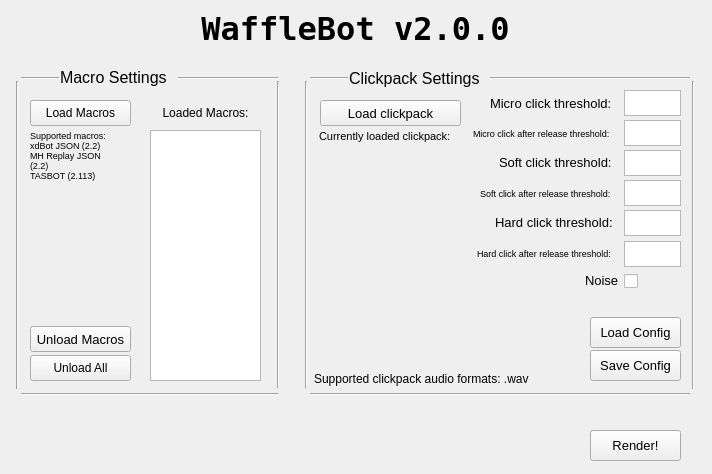
<?xml version="1.0" encoding="UTF-8"?>
<ui version="4.0">
 <class>MainWindow</class>
 <widget class="QMainWindow" name="MainWindow">
  <property name="geometry">
   <rect>
    <x>0</x>
    <y>0</y>
    <width>712</width>
    <height>474</height>
   </rect>
  </property>
  <property name="sizePolicy">
   <sizepolicy hsizetype="Preferred" vsizetype="Preferred">
    <horstretch>0</horstretch>
    <verstretch>0</verstretch>
   </sizepolicy>
  </property>
  <property name="windowTitle">
   <string>WaffleBot</string>
  </property>
  <property name="windowIcon">
   <iconset>
    <normaloff>images/logo.png</normaloff>images/logo.png</iconset>
  </property>
  <widget class="QWidget" name="centralwidget">
   <widget class="QLabel" name="wafflebotLabel">
    <property name="geometry">
     <rect>
      <x>10</x>
      <y>10</y>
      <width>691</width>
      <height>41</height>
     </rect>
    </property>
    <property name="font">
     <font>
      <family>DejaVu Sans Mono</family>
      <pointsize>24</pointsize>
      <bold>true</bold>
      <underline>false</underline>
     </font>
    </property>
    <property name="inputMethodHints">
     <set>Qt::InputMethodHint::ImhNone</set>
    </property>
    <property name="text">
     <string>WaffleBot v2.0.0</string>
    </property>
    <property name="alignment">
     <set>Qt::AlignmentFlag::AlignHCenter|Qt::AlignmentFlag::AlignTop</set>
    </property>
   </widget>
   <widget class="QPushButton" name="saveConfigButton">
    <property name="geometry">
     <rect>
      <x>590</x>
      <y>350</y>
      <width>91</width>
      <height>31</height>
     </rect>
    </property>
    <property name="font">
     <font>
      <pointsize>10</pointsize>
     </font>
    </property>
    <property name="text">
     <string>Save Config</string>
    </property>
   </widget>
   <widget class="QPushButton" name="renderButton">
    <property name="geometry">
     <rect>
      <x>590</x>
      <y>430</y>
      <width>91</width>
      <height>31</height>
     </rect>
    </property>
    <property name="font">
     <font>
      <pointsize>10</pointsize>
     </font>
    </property>
    <property name="text">
     <string>Render!</string>
    </property>
   </widget>
   <widget class="QLabel" name="macroSettingsLabel">
    <property name="geometry">
     <rect>
      <x>60</x>
      <y>62</y>
      <width>131</width>
      <height>31</height>
     </rect>
    </property>
    <property name="font">
     <font>
      <pointsize>12</pointsize>
     </font>
    </property>
    <property name="text">
     <string>Macro Settings</string>
    </property>
   </widget>
   <widget class="Line" name="line">
    <property name="geometry">
     <rect>
      <x>178</x>
      <y>70</y>
      <width>100</width>
      <height>16</height>
     </rect>
    </property>
    <property name="font">
     <font>
      <pointsize>11</pointsize>
     </font>
    </property>
    <property name="orientation">
     <enum>Qt::Orientation::Horizontal</enum>
    </property>
   </widget>
   <widget class="QPushButton" name="loadMacrosButton">
    <property name="geometry">
     <rect>
      <x>30</x>
      <y>100</y>
      <width>101</width>
      <height>26</height>
     </rect>
    </property>
    <property name="text">
     <string>Load Macros</string>
    </property>
   </widget>
   <widget class="Line" name="line_2">
    <property name="geometry">
     <rect>
      <x>21</x>
      <y>70</y>
      <width>38</width>
      <height>16</height>
     </rect>
    </property>
    <property name="font">
     <font>
      <pointsize>11</pointsize>
     </font>
    </property>
    <property name="orientation">
     <enum>Qt::Orientation::Horizontal</enum>
    </property>
   </widget>
   <widget class="QLabel" name="supportedMacrosLabel">
    <property name="geometry">
     <rect>
      <x>30</x>
      <y>130</y>
      <width>91</width>
      <height>51</height>
     </rect>
    </property>
    <property name="font">
     <font>
      <pointsize>7</pointsize>
     </font>
    </property>
    <property name="text">
     <string>Supported macros: 
xdBot JSON (2.2) 
MH Replay JSON (2.2) 
TASBOT (2.113)</string>
    </property>
    <property name="alignment">
     <set>Qt::AlignmentFlag::AlignLeading|Qt::AlignmentFlag::AlignLeft|Qt::AlignmentFlag::AlignTop</set>
    </property>
    <property name="wordWrap">
     <bool>true</bool>
    </property>
   </widget>
   <widget class="Line" name="line_3">
    <property name="geometry">
     <rect>
      <x>270</x>
      <y>81</y>
      <width>16</width>
      <height>307</height>
     </rect>
    </property>
    <property name="orientation">
     <enum>Qt::Orientation::Vertical</enum>
    </property>
   </widget>
   <widget class="QLabel" name="loadedMacrosLabel">
    <property name="geometry">
     <rect>
      <x>150</x>
      <y>100</y>
      <width>111</width>
      <height>25</height>
     </rect>
    </property>
    <property name="text">
     <string>Loaded Macros:</string>
    </property>
    <property name="alignment">
     <set>Qt::AlignmentFlag::AlignCenter</set>
    </property>
   </widget>
   <widget class="QListWidget" name="macrosListWidget">
    <property name="geometry">
     <rect>
      <x>150</x>
      <y>130</y>
      <width>111</width>
      <height>251</height>
     </rect>
    </property>
    <property name="font">
     <font>
      <pointsize>9</pointsize>
     </font>
    </property>
    <property name="dragEnabled">
     <bool>false</bool>
    </property>
    <property name="selectionMode">
     <enum>QAbstractItemView::SelectionMode::ExtendedSelection</enum>
    </property>
   </widget>
   <widget class="Line" name="line_4">
    <property name="geometry">
     <rect>
      <x>21</x>
      <y>386</y>
      <width>257</width>
      <height>16</height>
     </rect>
    </property>
    <property name="font">
     <font>
      <pointsize>11</pointsize>
     </font>
    </property>
    <property name="orientation">
     <enum>Qt::Orientation::Horizontal</enum>
    </property>
   </widget>
   <widget class="Line" name="line_5">
    <property name="geometry">
     <rect>
      <x>7</x>
      <y>81</y>
      <width>21</width>
      <height>308</height>
     </rect>
    </property>
    <property name="orientation">
     <enum>Qt::Orientation::Vertical</enum>
    </property>
   </widget>
   <widget class="QPushButton" name="loadClickpackButton">
    <property name="geometry">
     <rect>
      <x>320</x>
      <y>100</y>
      <width>141</width>
      <height>26</height>
     </rect>
    </property>
    <property name="font">
     <font>
      <pointsize>10</pointsize>
     </font>
    </property>
    <property name="text">
     <string>Load clickpack</string>
    </property>
   </widget>
   <widget class="Line" name="line_6">
    <property name="geometry">
     <rect>
      <x>296</x>
      <y>81</y>
      <width>21</width>
      <height>307</height>
     </rect>
    </property>
    <property name="orientation">
     <enum>Qt::Orientation::Vertical</enum>
    </property>
   </widget>
   <widget class="Line" name="line_7">
    <property name="geometry">
     <rect>
      <x>490</x>
      <y>70</y>
      <width>200</width>
      <height>16</height>
     </rect>
    </property>
    <property name="font">
     <font>
      <pointsize>11</pointsize>
     </font>
    </property>
    <property name="orientation">
     <enum>Qt::Orientation::Horizontal</enum>
    </property>
   </widget>
   <widget class="Line" name="line_8">
    <property name="geometry">
     <rect>
      <x>310</x>
      <y>386</y>
      <width>380</width>
      <height>16</height>
     </rect>
    </property>
    <property name="font">
     <font>
      <pointsize>11</pointsize>
     </font>
    </property>
    <property name="orientation">
     <enum>Qt::Orientation::Horizontal</enum>
    </property>
   </widget>
   <widget class="Line" name="line_9">
    <property name="geometry">
     <rect>
      <x>683</x>
      <y>81</y>
      <width>20</width>
      <height>308</height>
     </rect>
    </property>
    <property name="orientation">
     <enum>Qt::Orientation::Vertical</enum>
    </property>
   </widget>
   <widget class="QLabel" name="clickpackSettingsLabel">
    <property name="geometry">
     <rect>
      <x>349</x>
      <y>58</y>
      <width>151</width>
      <height>41</height>
     </rect>
    </property>
    <property name="font">
     <font>
      <pointsize>12</pointsize>
     </font>
    </property>
    <property name="text">
     <string>Clickpack Settings</string>
    </property>
   </widget>
   <widget class="Line" name="line_10">
    <property name="geometry">
     <rect>
      <x>310</x>
      <y>70</y>
      <width>38</width>
      <height>16</height>
     </rect>
    </property>
    <property name="font">
     <font>
      <pointsize>11</pointsize>
     </font>
    </property>
    <property name="orientation">
     <enum>Qt::Orientation::Horizontal</enum>
    </property>
   </widget>
   <widget class="QLabel" name="currentlyLoadedClickpackLabel">
    <property name="geometry">
     <rect>
      <x>319</x>
      <y>130</y>
      <width>151</width>
      <height>21</height>
     </rect>
    </property>
    <property name="font">
     <font>
      <pointsize>8</pointsize>
     </font>
    </property>
    <property name="text">
     <string>Currently loaded clickpack:
</string>
    </property>
    <property name="alignment">
     <set>Qt::AlignmentFlag::AlignLeading|Qt::AlignmentFlag::AlignLeft|Qt::AlignmentFlag::AlignTop</set>
    </property>
    <property name="wordWrap">
     <bool>true</bool>
    </property>
   </widget>
   <widget class="QLabel" name="softClickThresholdLabel">
    <property name="geometry">
     <rect>
      <x>499</x>
      <y>152</y>
      <width>141</width>
      <height>21</height>
     </rect>
    </property>
    <property name="font">
     <font>
      <pointsize>10</pointsize>
     </font>
    </property>
    <property name="text">
     <string>Soft click threshold:</string>
    </property>
   </widget>
   <widget class="QTextEdit" name="softClickThresholdTextEdit">
    <property name="geometry">
     <rect>
      <x>624</x>
      <y>150</y>
      <width>57</width>
      <height>26</height>
     </rect>
    </property>
    <property name="font">
     <font>
      <pointsize>10</pointsize>
     </font>
    </property>
    <property name="verticalScrollBarPolicy">
     <enum>Qt::ScrollBarPolicy::ScrollBarAlwaysOff</enum>
    </property>
   </widget>
   <widget class="QTextEdit" name="softClickAfterReleaseThresholdTextEdit">
    <property name="geometry">
     <rect>
      <x>624</x>
      <y>180</y>
      <width>57</width>
      <height>26</height>
     </rect>
    </property>
    <property name="font">
     <font>
      <pointsize>10</pointsize>
     </font>
    </property>
    <property name="verticalScrollBarPolicy">
     <enum>Qt::ScrollBarPolicy::ScrollBarAlwaysOff</enum>
    </property>
   </widget>
   <widget class="QLabel" name="softClickAfterReleaseThresholdLabel">
    <property name="geometry">
     <rect>
      <x>480</x>
      <y>183</y>
      <width>151</width>
      <height>21</height>
     </rect>
    </property>
    <property name="font">
     <font>
      <pointsize>7</pointsize>
     </font>
    </property>
    <property name="text">
     <string>Soft click after release threshold:</string>
    </property>
   </widget>
   <widget class="QPushButton" name="loadConfigButton">
    <property name="geometry">
     <rect>
      <x>590</x>
      <y>317</y>
      <width>91</width>
      <height>31</height>
     </rect>
    </property>
    <property name="font">
     <font>
      <pointsize>10</pointsize>
     </font>
    </property>
    <property name="text">
     <string>Load Config</string>
    </property>
   </widget>
   <widget class="QTextEdit" name="hardClickThresholdTextEdit">
    <property name="geometry">
     <rect>
      <x>624</x>
      <y>210</y>
      <width>57</width>
      <height>26</height>
     </rect>
    </property>
    <property name="font">
     <font>
      <pointsize>10</pointsize>
     </font>
    </property>
    <property name="verticalScrollBarPolicy">
     <enum>Qt::ScrollBarPolicy::ScrollBarAlwaysOff</enum>
    </property>
   </widget>
   <widget class="QTextEdit" name="hardClickAfterReleaseThresholdTextEdit">
    <property name="geometry">
     <rect>
      <x>624</x>
      <y>241</y>
      <width>57</width>
      <height>26</height>
     </rect>
    </property>
    <property name="font">
     <font>
      <pointsize>10</pointsize>
     </font>
    </property>
    <property name="verticalScrollBarPolicy">
     <enum>Qt::ScrollBarPolicy::ScrollBarAlwaysOff</enum>
    </property>
   </widget>
   <widget class="QLabel" name="hardClickThresholdLabel">
    <property name="geometry">
     <rect>
      <x>495</x>
      <y>212</y>
      <width>141</width>
      <height>21</height>
     </rect>
    </property>
    <property name="font">
     <font>
      <pointsize>10</pointsize>
     </font>
    </property>
    <property name="text">
     <string>Hard click threshold:</string>
    </property>
   </widget>
   <widget class="QLabel" name="hardClickAfterReleaseThresholdLabel">
    <property name="geometry">
     <rect>
      <x>477</x>
      <y>243</y>
      <width>151</width>
      <height>21</height>
     </rect>
    </property>
    <property name="font">
     <font>
      <pointsize>7</pointsize>
     </font>
    </property>
    <property name="text">
     <string>Hard click after release threshold:</string>
    </property>
   </widget>
   <widget class="QCheckBox" name="noiseCheckBox">
    <property name="geometry">
     <rect>
      <x>624</x>
      <y>270</y>
      <width>16</width>
      <height>23</height>
     </rect>
    </property>
    <property name="text">
     <string/>
    </property>
   </widget>
   <widget class="QLabel" name="noiseLabel">
    <property name="geometry">
     <rect>
      <x>585</x>
      <y>270</y>
      <width>51</width>
      <height>21</height>
     </rect>
    </property>
    <property name="font">
     <font>
      <pointsize>10</pointsize>
     </font>
    </property>
    <property name="text">
     <string>Noise</string>
    </property>
   </widget>
   <widget class="QPushButton" name="unloadAllMacrosButton">
    <property name="geometry">
     <rect>
      <x>30</x>
      <y>355</y>
      <width>101</width>
      <height>26</height>
     </rect>
    </property>
    <property name="text">
     <string>Unload All</string>
    </property>
   </widget>
   <widget class="QPushButton" name="unloadMacrosButton">
    <property name="geometry">
     <rect>
      <x>30</x>
      <y>326</y>
      <width>101</width>
      <height>26</height>
     </rect>
    </property>
    <property name="font">
     <font>
      <pointsize>10</pointsize>
     </font>
    </property>
    <property name="text">
     <string>Unload Macros</string>
    </property>
   </widget>
   <widget class="QLabel" name="clickpackNameLabel">
    <property name="geometry">
     <rect>
      <x>319</x>
      <y>146</y>
      <width>151</width>
      <height>181</height>
     </rect>
    </property>
    <property name="font">
     <font>
      <pointsize>8</pointsize>
     </font>
    </property>
    <property name="text">
     <string/>
    </property>
    <property name="alignment">
     <set>Qt::AlignmentFlag::AlignLeading|Qt::AlignmentFlag::AlignLeft|Qt::AlignmentFlag::AlignTop</set>
    </property>
    <property name="wordWrap">
     <bool>true</bool>
    </property>
   </widget>
   <widget class="QTextEdit" name="microClickThresholdTextEdit">
    <property name="geometry">
     <rect>
      <x>624</x>
      <y>90</y>
      <width>57</width>
      <height>26</height>
     </rect>
    </property>
    <property name="font">
     <font>
      <pointsize>10</pointsize>
     </font>
    </property>
    <property name="verticalScrollBarPolicy">
     <enum>Qt::ScrollBarPolicy::ScrollBarAlwaysOff</enum>
    </property>
   </widget>
   <widget class="QLabel" name="microClickAfterReleaseThresholdLabel">
    <property name="geometry">
     <rect>
      <x>473</x>
      <y>123</y>
      <width>171</width>
      <height>21</height>
     </rect>
    </property>
    <property name="font">
     <font>
      <pointsize>7</pointsize>
     </font>
    </property>
    <property name="text">
     <string>Micro click after release threshold:</string>
    </property>
   </widget>
   <widget class="QLabel" name="microClickThresholdLabel">
    <property name="geometry">
     <rect>
      <x>490</x>
      <y>93</y>
      <width>151</width>
      <height>21</height>
     </rect>
    </property>
    <property name="font">
     <font>
      <pointsize>10</pointsize>
     </font>
    </property>
    <property name="text">
     <string>Micro click threshold:</string>
    </property>
   </widget>
   <widget class="QTextEdit" name="microClickAfterReleaseThresholdTextEdit">
    <property name="geometry">
     <rect>
      <x>624</x>
      <y>120</y>
      <width>57</width>
      <height>26</height>
     </rect>
    </property>
    <property name="font">
     <font>
      <pointsize>10</pointsize>
     </font>
    </property>
    <property name="verticalScrollBarPolicy">
     <enum>Qt::ScrollBarPolicy::ScrollBarAlwaysOff</enum>
    </property>
   </widget>
   <widget class="QLabel" name="label">
    <property name="geometry">
     <rect>
      <x>314</x>
      <y>370</y>
      <width>281</width>
      <height>18</height>
     </rect>
    </property>
    <property name="font">
     <font>
      <pointsize>9</pointsize>
     </font>
    </property>
    <property name="text">
     <string>Supported clickpack audio formats: .wav</string>
    </property>
   </widget>
  </widget>
 </widget>
 <resources/>
 <connections/>
</ui>
